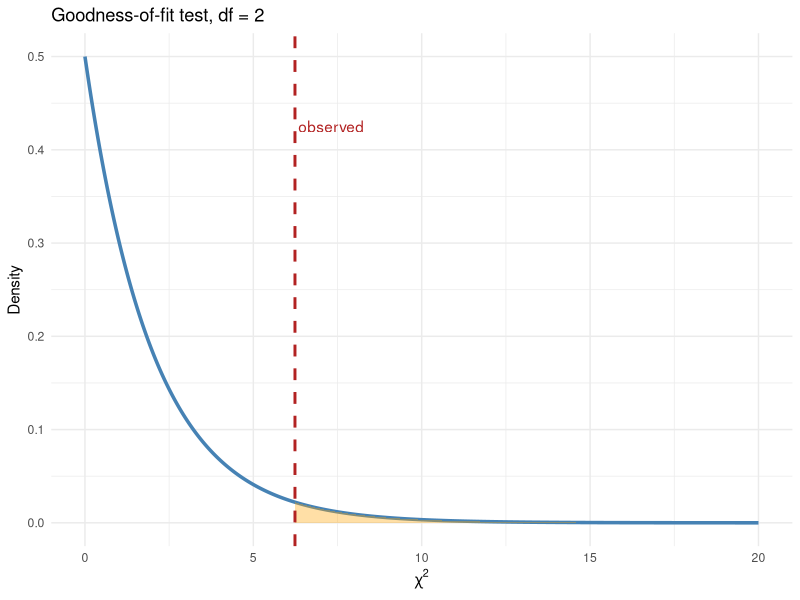
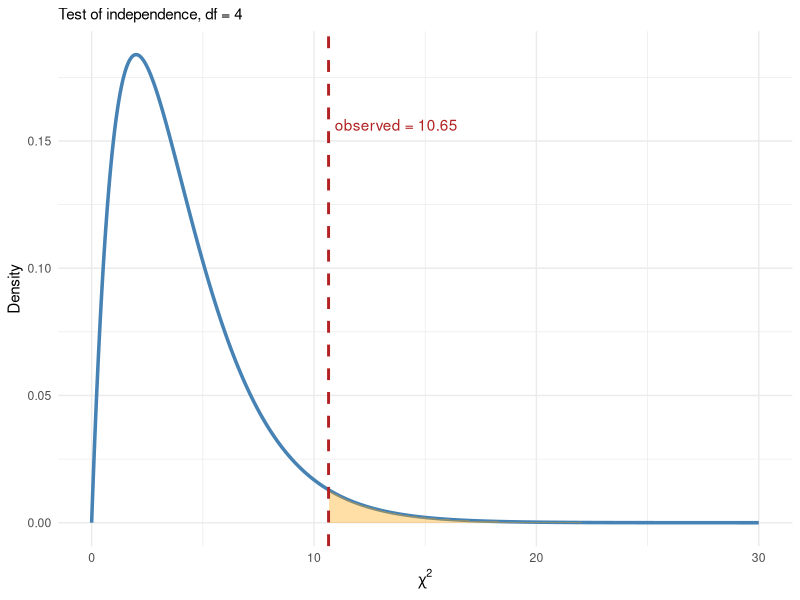

R code for these plots, in order:
## ---- chunk 1
obs <- c(
  Statistics = 39,
  Biology = 25,
  CS = 46
)
n <- sum(obs)
expected <- rep(n / 3, 3)
names(expected) <- names(obs)

# Compute the chi-square statistic:
chi_square <- sum((obs - expected)^2 / expected)

# Degrees of freedom:
df <- length(obs) - 1
## ---- chunk 2
p_value <- pchisq(
  chi_square,
  df = df,
  lower.tail = FALSE
)
## ---- chunk 3
library(ggplot2)

x <- seq(0, 20, length.out = 1000)

plot_df <- data.frame(
  x = x,
  density = dchisq(x, df = df)
)

ggplot(plot_df, aes(x = x, y = density)) +

  geom_line(
    linewidth = 1.2,
    color = "steelblue"
  ) +

  geom_area(
    data = subset(plot_df, x >= chi_square),
    aes(x = x, y = density),
    alpha = 0.35,
    fill = "orange"
  ) +

  geom_vline(
    xintercept = chi_square,
    linetype = "dashed",
    linewidth = 1,
    color = "firebrick"
  ) +

  annotate(
    "text",
    x = chi_square,
    y = max(plot_df$density) * 0.85,
    label = "observed",
    color = "firebrick",
    hjust = -0.05
  ) +

  labs(
    title = paste0(
      "Goodness-of-fit test, df = ",
      df
    ),
    x = expression(chi^2),
    y = "Density"
  ) +

  theme_minimal()
## ---- chunk 4
obs_table <- matrix(
  c(
    39, 25, 46,
    30, 42, 28,
    24, 29, 37
  ),
  nrow = 3,
  byrow = TRUE
)

rownames(obs_table) <- c(
  "Voyager",
  "Bytes",
  "Coupa"
)

colnames(obs_table) <- c(
  "Statistics",
  "Biology",
  "CS"
)

row_totals <- rowSums(obs_table)
col_totals <- colSums(obs_table)
grand_total <- sum(obs_table)

# Expected counts:
expected <- outer(
  row_totals,
  col_totals
) / grand_total
## ---- chunk 5
# Compute the chi-square statistic:
chi_square <- sum(
  (obs_table - expected)^2 / expected
)

#Degrees of freedom:
r <- nrow(obs_table)
c <- ncol(obs_table)
df <- (r - 1) * (c - 1)
## ---- chunk 6
p_value <- pchisq(
  chi_square,
  df = df,
  lower.tail = FALSE
)
## ---- chunk 7
x <- seq(0, 30, length.out = 1000)

plot_df <- data.frame(
  x = x,
  density = dchisq(x, df = df)
)

ggplot(plot_df, aes(x = x, y = density)) +

  geom_line(
    linewidth = 1.2,
    color = "steelblue"
  ) +

  geom_area(
    data = subset(plot_df, x >= chi_square),
    aes(x = x, y = density),
    alpha = 0.35,
    fill = "orange"
  ) +

  geom_vline(
    xintercept = chi_square,
    linetype = "dashed",
    linewidth = 1,
    color = "firebrick"
  ) +

  annotate(
    "text",
    x = chi_square,
    y = max(plot_df$density) * 0.85,
    label = paste0(
      "observed = ",
      round(chi_square, 2)
    ),
    color = "firebrick",
    hjust = -0.05
  )  +

  labs(
    subtitle = paste0(
      "Test of independence, df = ",
      df
    ),
    x = expression(chi^2),
    y = "Density"
  ) +

  theme_minimal()
